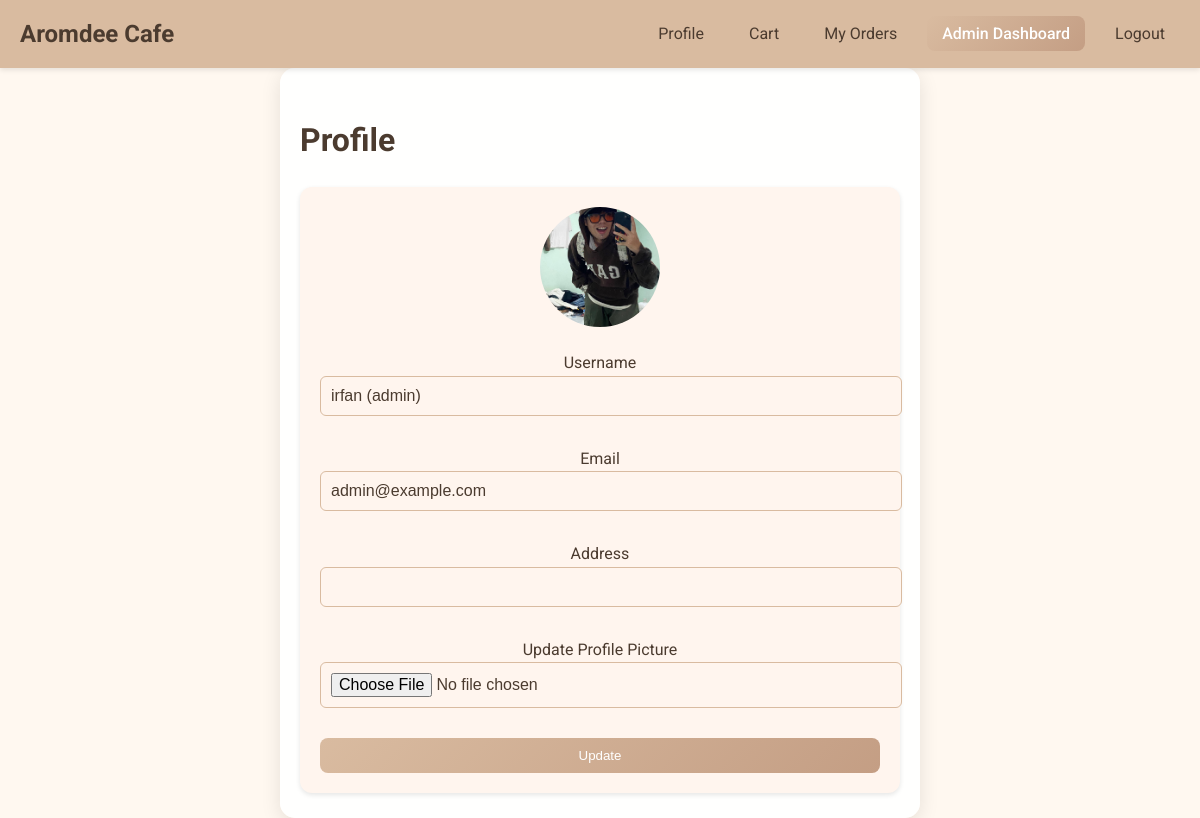
The app's page /profile (signed in) with its own data.
### app/models.py (models this page shows)
class User(db.Model, UserMixin):
    id = db.Column(db.Integer, primary_key=True)
    username = db.Column(db.String(20), unique=True, nullable=False)
    email = db.Column(db.String(120), unique=True, nullable=False)
    password = db.Column(db.String(60), nullable=False)
    address = db.Column(db.String(200), nullable=True)
    is_admin = db.Column(db.Boolean, default=False)
    profile_image = db.Column(db.String(20), nullable=True, default='default.jpg')
    orders = db.relationship('Order', backref='customer', lazy=True)
    comments = db.relationship('Comment', backref='author', lazy=True)

### app/routes.py (the view)
@main.route('/profile', methods=['GET', 'POST'])
@login_required
def profile():
    form = UpdateProfileForm()
    if form.validate_on_submit():
        current_user.username = form.username.data
        current_user.email = form.email.data
        current_user.address = form.address.data
        if form.profile_image.data:
            image_file = f"profile_{current_user.id}.jpg"
            form.profile_image.data.save(f"app/static/images/{image_file}")
            current_user.profile_image = image_file
        db.session.commit()
        flash('Profile updated!', 'success')
        return redirect(url_for('main.profile'))
    elif request.method == 'GET':
        form.username.data = current_user.username
        form.email.data = current_user.email
        form.address.data = current_user.address
    return render_template('profile.html', form=form)

### app/forms.py
class UpdateProfileForm(FlaskForm):
    username = StringField('Username', validators=[DataRequired(), Length(min=2, max=20)])
    email = StringField('Email', validators=[DataRequired(), Email()])
    address = StringField('Address')
    profile_image = FileField('Update Profile Picture', validators=[FileAllowed(['jpg', 'png'])])
    submit = SubmitField('Update')

### app/models.py (called while the page is built)
@login_manager.user_loader
def load_user(user_id):
    return User.query.get(int(user_id))

### app/templates/profile.html (shortened to what this page needs)
{% extends "base.html" %}
{% block content %}
<div class="profile-container">
    <h1>Profile</h1>
    <div class="profile-card">
        <img src="{{ url_for('static', filename='images/' + (current_user.profile_image or 'default.jpg')) }}" alt="Profile Image" class="profile-image">
        <form method="POST" enctype="multipart/form-data" class="profile-form">
            <div class="form-group">
                {{ form.username.label }}<br>
                {{ form.username(class="input-field") }}
            </div>
            <div class="form-group">
                {{ form.email.label }}<br>
                {{ form.email(class="input-field") }}
            </div>
            <div class="form-group">
                {{ form.address.label }}<br>
                {{ form.address(class="input-field") }}
            </div>
            <div class="form-group">
                {{ form.profile_image.label }}<br>
                {{ form.profile_image(class="input-field") }}
            </div>
            {{ form.submit(class_="btn-gradient") }}
        </form>
    </div>
</div>
{% endblock %}

### app/static/css/style.css (style rules this page uses)
body { background-color: #FFF8F0; color: #3B2F2F; font-family: 'Roboto', sans-serif; margin: 0; padding: 0; font-family: 'Roboto', sans-serif; }
body { background-color: #fff8f0; color: #4b3b2f; line-height: 1.6; }
.btn-gradient { background: linear-gradient(135deg, #d9bba0, #c49e84); border: none; color: #fff; padding: 10px 20px; border-radius: 8px; cursor: pointer; transition: 0.3s; font-weight: 500; }
.form-group { margin-bottom: 15px; }
input[type="text"], input[type="email"], input[type="password"], input[type="number"], input[type="file"], textarea, .select-field, .input-field, .input-quantity { width: 100%; padding: 10px; border: 1px solid #d9bba0; border-radius: 6px; background-color: #fff5ee; color: #4b3b2f; transition: 0.3s; }
.auth-container, .checkout-container, .profile-container { background: rgba(255,255,255,0.95); padding: 25px 20px; border-radius: 15px; margin-top: 30px; box-shadow: 0 5px 20px rgba(0,0,0,0.1); max-width: 500px; margin-left: auto; margin-right: auto; }
.auth-form, .profile-form, .checkout-form { display: flex; flex-direction: column; gap: 15px; }
.input-field, .textarea-comment, .input-quantity { width: 100%; padding: 10px 12px; border-radius: 8px; border: 1px solid #ccc; font-size: 16px; }
.profile-container { max-width: 600px; margin: auto; }
.profile-card { background-color: #fff5ee; padding: 20px; border-radius: 12px; text-align: center; box-shadow: 0 2px 5px rgba(0,0,0,0.1); }
.profile-image { width: 120px; height: 120px; object-fit: cover; border-radius: 50%; margin-bottom: 15px; }

### records on screen
User: profile_image (picture), username "irfan (admin)", email "admin@example.com"
